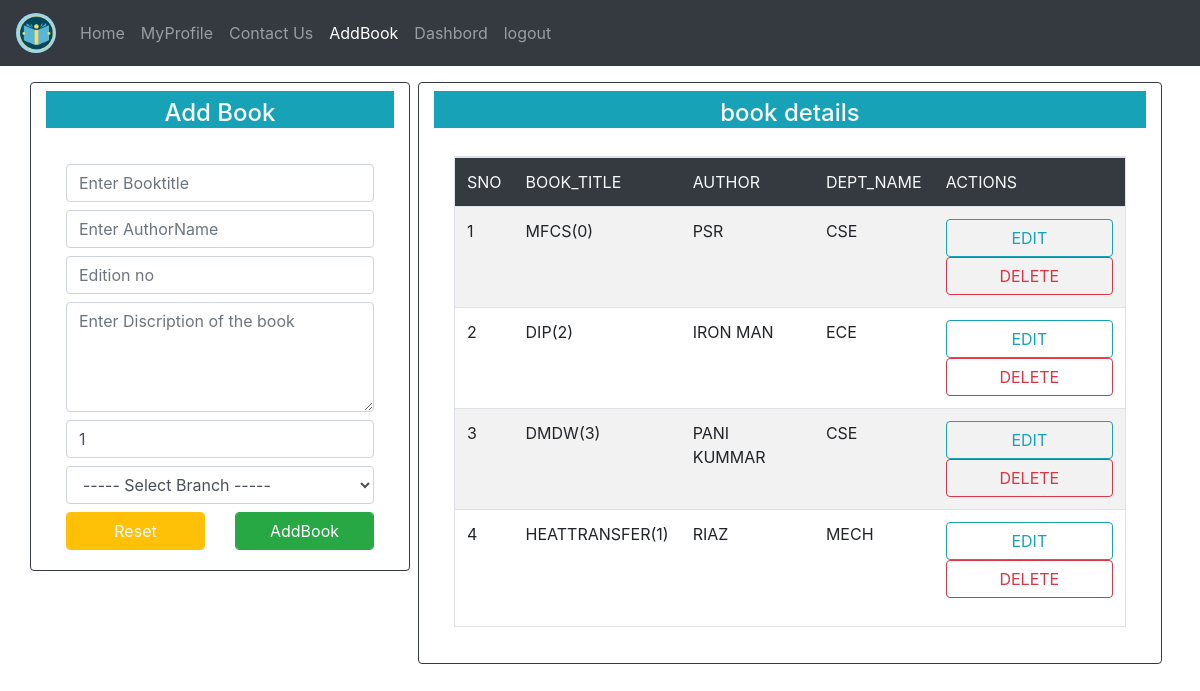
Page /addbook/ (signed in) on the committed database.
### LibraryApp/models.py (models this page shows)
class BookAdd(models.Model):
    b = [
		('G','----- Select Branch -----'),
		('CSE','Computer Science and Engineering'),
		('ECE','Electrical and Communication Engineering'),
		('EEE','Electrical and Electronics Engineering'),
		('CIVIL','Civil Engineering'),
		('MECH','Mechanical Engineering')
	]
    btitle = models.CharField(max_length=50)
    bauthor = models.CharField(max_length=50)
    bedition = models.CharField(max_length=20)
    bdes = models.TextField()
    bdept = models.CharField(max_length=50,choices=b,default='G')
    bstatus = models.BooleanField(default=False)
    num_copies = models.PositiveIntegerField(default=1)
    add_by = models.ForeignKey(User,on_delete=models.CASCADE)

### LibraryApp/views.py (the view, shortened to what this page needs)
# urls.py: path('addbook/',views.addbook,name='addbook'),
def addbook(request):
    b = BookAdd.objects.filter(add_by=request.user)
    bk = AddBookForm()
    return render(request,'html/addbook.html',{'book' : bk,'sdid' : b})

### LibraryApp/forms.py
class AddBookForm(forms.ModelForm):
	class Meta:
		model = BookAdd
		fields = ['btitle','bauthor','bedition','bdes','num_copies','bdept']
		widgets = {
			"btitle" : forms.TextInput(attrs={
				"class" : "form-control my-2",
				"placeholder" : "Enter Booktitle",
			}),
			"bauthor" : forms.TextInput(attrs={
				"class" : "form-control my-2",
				"placeholder" : "Enter AuthorName",
			}),
			"bedition" : forms.TextInput(attrs={
				"class" : "form-control my-2",
				"placeholder" : "Edition no",
			}),
			"bdes" : forms.Textarea(attrs={
				"class" : "form-control my-2",
				"placeholder" : "Enter Discription of the book",
				"rows" : 4,
				"cols" : 10,
			}),
			"bdept" : forms.Select(attrs={
				'class' : 'form-control my-2'
			}),
			"num_copies" : forms.NumberInput(attrs={
				'class' : 'form-control my-2',
				'placeholder' : 'Enter No.of Copies'
				}),
		}

### templates/html/addbook.html (shortened to what this page needs)
{% extends 'html/base.html' %}
{% block content %}
<div class="row">
    <div class="col-md-4 h-100 mr-2 card border rounded border-dark">
       <h4 class="bg-info text-light mt-2 pt-2 text-center">Add Book</h4>
       <form method="post">
        <div class="card-body">
        {% for i in book %}
         {{i}}
        {% endfor %}
          <div class="row">
            <div class="col">
                <input type="reset" class="btn btn-warning form-control text-light" value="Reset">
            </div>
            <div class="col">
                <input type="submit" class="btn btn-success form-control" value="AddBook">
            </div>
          </div>
        </div>
       </form>
    </div>
    <div class="col card h-100 mr-2 border rounded border-dark">
        <h4  class="bg-info text-light mt-2 pt-2 text-center">book details</h4>
        <div class="card-body">
          <div class="table table-hover table-striped border">
            <table class="table">
                <thead class="bg-dark text-light">
                   <tr class="text-uppercase">
                    <td>sno</td>
                    <td>book_title</td>
                    <td>author</td>
                    <td>Dept_name</td>
                    <td>actions</td>
                   </tr>
                </thead>
                {% for i in sdid %}
                <tr class="text-uppercase">
                    <td>{{forloop.counter}}</td>
                    <td>{{i.btitle}}({{i.num_copies}})</td>
                    <td>{{i.bauthor}}</td>
                    <td>{{i.bdept}}</td>
                    <td>
                        <div class="row">
                            <div class="col">
                                <a href="{% url 'editbook' i.id %}" class="btn btn-outline-info form-control">edit</a>
                            </div>
                            <div class="col">
                                <a href="{% url 'delbook' i.id %}" class="btn btn-outline-danger form-control">delete</a>
                            </div>
                        </div>
                    </td>
                </tr>
                {% endfor %}
            </table>
        </div>
        </div>
    </div>
</div>
{% endblock %}

### rows in the picture
BookAdd: btitle "MFCS", num_copies "0", bauthor "PSR", bdept "CSE"
BookAdd: btitle "DIP", num_copies "2", bauthor "IRON MAN", bdept "ECE"
BookAdd: btitle "DMDW", num_copies "3", bauthor "PANI KUMMAR", bdept "CSE"
BookAdd: btitle "HEATTRANSFER", num_copies "1", bauthor "RIAZ", bdept "MECH"
